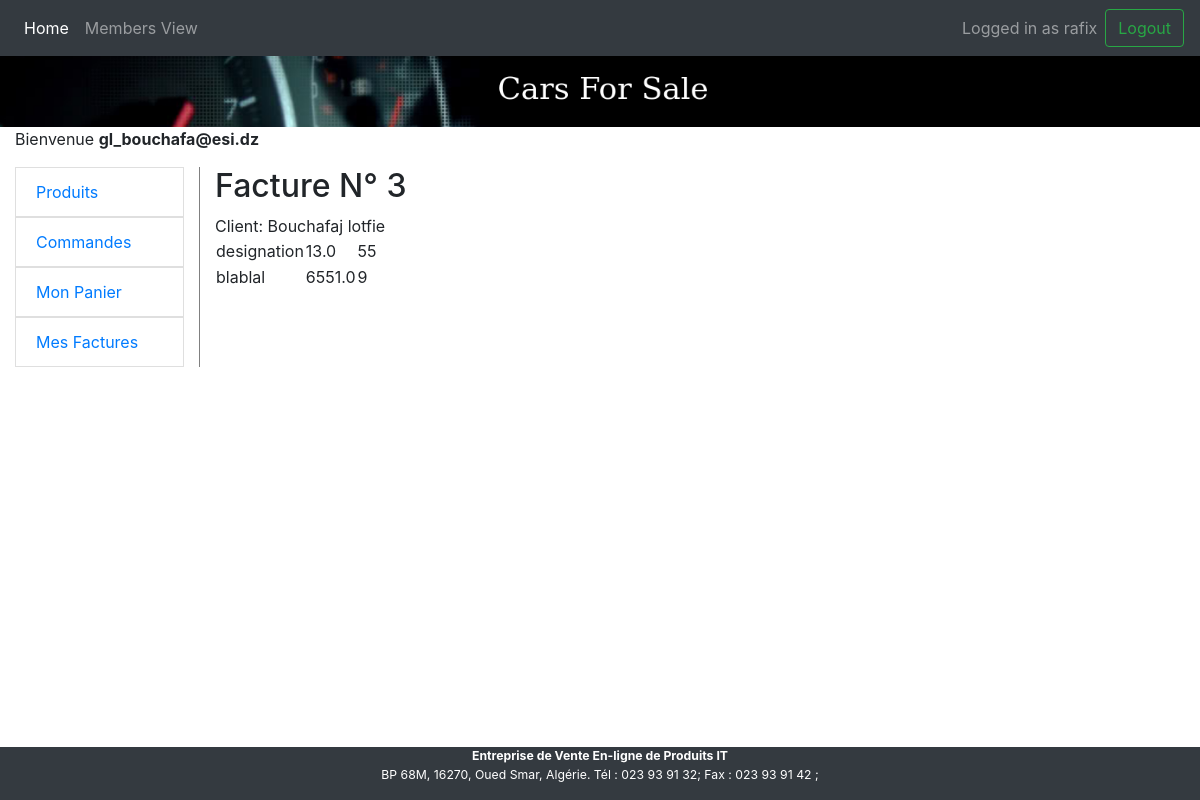
The page /bill/facture_detail/3/ (signed in) on the database its author committed.
### bill/models.py (models this page shows, shortened)
class User(AbstractUser):
    email = models.EmailField(unique=True, null=False, blank=False)
    USER_TYPE_CHOICES = (
        (0, 'admin'),
        (1, 'client'),
        (2, 'fournisseur'),
    )
    user_type = models.PositiveSmallIntegerField(choices=USER_TYPE_CHOICES)
    USERNAME_FIELD = 'email'
    REQUIRED_FIELDS = ['user_type', 'username']

class Facture(models.Model):
    client = models.ForeignKey(Client, on_delete=models.CASCADE, related_name='factures')
    date = models.DateField(default=utils.timezone.now)
    commande = models.ForeignKey(Commande, on_delete=models.CASCADE, related_name='facture')

class Client(models.Model):
    user = models.OneToOneField(User, on_delete=models.CASCADE)
    SEXE = (
        ('M', 'Masculin'),
        ('F', 'Feminin')
    )
    nom = models.CharField(max_length = 50, null=True, blank=True)
    prenom = models.CharField(max_length = 50, null=True, blank=True)
    adresse = models.CharField(max_length = 50, null=True, blank=True)
    tel = models.CharField(max_length = 10, null=True, blank=True)
    sexe = models.CharField(max_length=1, choices = SEXE)
    def __str__(self):
        return self.nom + ' ' + self.prenom

class LigneFacture(models.Model):
    produit = models.ForeignKey(Produit, on_delete=models.CASCADE,related_name="lignes")
    qte = models.IntegerField(default=1)
    facture = models.ForeignKey(Facture, on_delete=models.CASCADE, related_name='lignes')
    class Meta:
        constraints = [
            models.UniqueConstraint(fields=['produit', 'facture'], name="produit-facture")
        ]

class Produit(models.Model):
    designation = models.CharField(max_length=50)
    prix = models.FloatField(default=0)
    fournisseur = models.ForeignKey(Fournisseur,on_delete=models.CASCADE,related_name='produits',null=True)
    categorie = models.ForeignKey(Categorie,on_delete=models.CASCADE,related_name='produits',null=True)
    photo = models.ImageField(default=None)

### bill/views.py (the view)
# urls.py: re_path(r'^facture_detail/(?P<pk>\d+)/$', views.facture_detail_view, name='facture_detail'),
def facture_detail_view(request, pk):
    facture = get_object_or_404(Facture, id=pk)
    context={}
    context['facture'] = facture
    return render(request, 'bill/facture_detail.html', context)

### bill/templates/bill/facture_detail.html
{% extends 'bill/base.html' %}
{% load bootstrap4 django_tables2 crispy_forms_tags %}
{% block content%}
  <h2>Facture N° {{ facture.id }}</h2>
  Client: {{ facture.client }}
  <table>
  {% for ligne in facture.lignes.all %}
  	<tr>
  		<td>{{ ligne.produit.designation }}</td>
  		<td>{{ ligne.produit.prix }}</td>
  		<td>{{ ligne.qte }}</td>
  	</tr>
  {% endfor %}
  </table>
{% endblock %}

### bill/templates/bill/base.html (shortened to what this page needs)
<!DOCTYPE HTML>
<html>
  <head>
    {% load bootstrap4 django_tables2 crispy_forms_tags %}
	{% bootstrap_css %}
  </head>
  <body>
  	<div class="container-fluid">
	{% block navbar %}
    	{% include  './navbar.html' %}
	{% endblock %}
	<br><br>
    <header class="row">
        	 <img src="/media/banniere.png" alt="banniere" width="100%" >
	</header>
	<div class="row">
    	<div class="col-lg-12">
        	<p>
            	Bienvenue <strong>{{ user }}</strong>
          	</p>
		</div>
    </div>
	<div class="row">
		<div id="sidebar-wrapper" class="col-lg-2">
			<div id="sidebar">
			{% block sidebar %}
				{% include  './navsidebar.html' %}
        	{% endblock %}
       		</div>
       	</div>
        <section class="col-lg-10 pull-right">
			{% block content %}
			{% endblock %}
        </section>
	</div>
    <br><br><br><br>
    <footer class="row"><small><small>
		<div class="fixed-bottom text-center text-white bg-dark col-lg-12">
          <address>
          	  	<strong>Entreprise de Vente En-ligne de Produits IT</strong><br>
				BP 68M, 16270, Oued Smar, Algérie. Tél : 023 93 91 32; Fax : 023 93 91 42 ;
          </address>
        </div>
	</small></small></footer>
	</div>
  </body>
</html>

### bill/templates/bill/navbar.html (shortened to what this page needs)
<nav class="navbar navbar-expand-md navbar-dark fixed-top bg-dark">
    <div class="collapse navbar-collapse" id="navbarsExampleDefault">
        <ul class="navbar-nav mr-auto">
            <li class="nav-item active">
                <a class="nav-link" href="#">Home</a>
            </li>
            <li class="nav-item">
                <a class="nav-link" href="#">Members View</a>
            </li>
        </ul>
        {% if user.is_authenticated %}
            <ul class="navbar-nav mr-right">
                <li class="nav-item">
                    <a class="nav-link"">Logged in as {{ user.username }}</a>
                </li>
                <form class="form-inline my-2 my-lg-0" action="/accounts/logout/" method="POST">
                    <button class="btn btn-outline-success my-2 my-sm-0" type="submit">Logout</button>
                </form>
            </ul>
        {% endif %}
    </div>
</nav>

### bill/templates/bill/base.html (style rules this page uses)
#sidebar-wrapper { border-right: 1px solid gray; }

### rows shown on the page
User: username "rafix", email "gl_bouchafa@esi.dz"
Facture: id "3", client "Bouchafaj lotfie"
LigneFacture: produit.designation "designation", produit.prix "13.0", qte "55"
LigneFacture: produit.designation "blablal", produit.prix "6551.0", qte "9"
